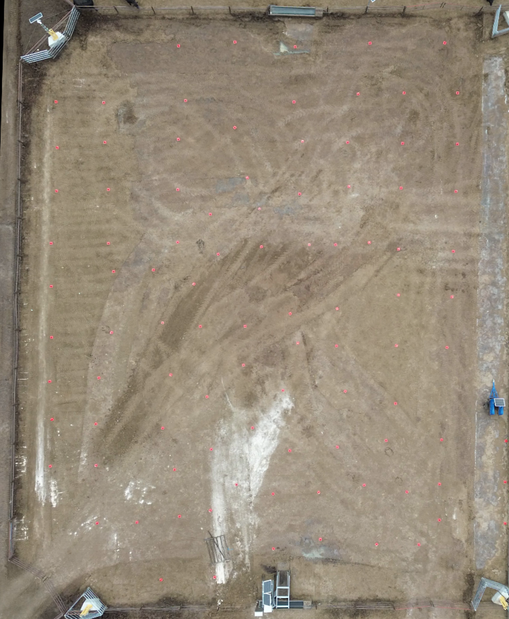
#> input picture data/drone_bev_aligned.png, 509 x 619 px, shrunk from 948 x 1153 before the run
$ python annotate_cameras.py
#> lines starting #> are read from the running program, lines starting #| are printed output that depends on the picture; after the words box and inside, x2 and y2 are one past the last pixel; in counts of white or black regions, pixels touching at a corner belong together
### lib/colmap.py
"""COLMAP and custom pose file readers.

Supported camera models (COLMAP cameras.txt):
  PINHOLE      fx fy cx cy
  RADIAL       fx fy cx cy k1 k2
  OPENCV       fx fy cx cy k1 k2 p1 p2
  FULL_OPENCV  fx fy cx cy k1 k2 p1 p2 k3 k4 k5 k6  (k3..k6 ignored)

All models are normalized to the same dict layout:
  {fx, fy, cx, cy, k1, k2, p1, p2, w, h}

For unknown models a warning is emitted and distortion is set to zero.
"""

from __future__ import annotations

import sys
from pathlib import Path
from typing import Dict, Optional


# ---------------------------------------------------------------------------
# Type aliases
# ---------------------------------------------------------------------------

Intrinsics = Dict  # {fx, fy, cx, cy, k1, k2, p1, p2, w, h}
Pose = Dict        # {name, qw, qx, qy, qz, tx, ty, tz}


# ---------------------------------------------------------------------------
# cameras.txt
# ---------------------------------------------------------------------------

# [65 lines left out: functions read_cameras_txt, _parse_camera_model, not called in this run]


# ---------------------------------------------------------------------------
# Custom poses file (camID_to_imagename.txt)
# ---------------------------------------------------------------------------

def read_poses_txt(path: str | Path) -> Dict[int, Pose]:
    """Parse a custom poses file.

    Format (one camera per line, comment lines with '#' are skipped):
        CAMERA_ID  image_name  qw qx qy qz  tx ty tz
    """
    path = Path(path)
    poses: Dict[int, Pose] = {}

    with open(path) as f:
#> (reads data/refined_poses.txt from the repository)
        for line in f:
            line = line.strip()
            if not line or line.startswith("#") or line.upper().startswith("CAMERA_ID"):
                continue
            parts = line.split()
            if len(parts) < 9:
                continue
            cam_id = int(parts[0])
            name = parts[1]
            qw, qx, qy, qz = map(float, parts[2:6])
            tx, ty, tz = map(float, parts[6:9])
            poses[cam_id] = dict(
                name=name,
                qw=qw, qx=qx, qy=qy, qz=qz,
                tx=tx, ty=ty, tz=tz,
            )

    return poses


# ---------------------------------------------------------------------------
# Merge utility
# ---------------------------------------------------------------------------

# [66 lines left out: functions build_intrinsics, write_poses_txt, not called in this run]

### lib/bev.py
"""Bird's Eye View coordinate utilities.

The BEV is an orthographic projection of the XY ground plane viewed from
above.  Y increases upward in the world but downward in image coordinates,
so images are flipped on the Y axis.

Coordinate chain from world → final aligned BEV image pixel:

  1. world (x, y)  →  ortho BEV pixel  (OrthoParams)
  2. ortho BEV px  →  rectified px      (perspective_M from corner selection)
  3. rectified px  →  final px          (optional 90° CCW rotation)

All three steps are encoded in BevTransform, which is serialisable to/from
the JSON file produced by step 3.
"""

from __future__ import annotations

import json
from dataclasses import dataclass, field
from pathlib import Path
from typing import Optional, Tuple

import numpy as np


# ---------------------------------------------------------------------------
# OrthoParams
# ---------------------------------------------------------------------------

@dataclass
class OrthoParams:
    """Parameters for the orthographic top-down (BEV) projection."""
    scale: float       # pixels per metre
    x_min: float       # world-X at left edge of image
    y_max: float       # world-Y at top edge of image  (note: larger Y = higher up)
    width: int         # image width  in pixels
    height: int        # image height in pixels

    def world_to_bev(self, x: float, y: float) -> Tuple[float, float]:
        """World (x, y) → ortho BEV pixel (px, py).  Y is flipped."""
        px = (x - self.x_min) * self.scale
        py = (self.y_max - y) * self.scale
        return px, py

    # [17 lines left out: functions bev_to_world, from_cones, not called in this run]

    def to_dict(self) -> dict:
        return dict(scale=self.scale, x_min=self.x_min, y_max=self.y_max,
                    width=self.width, height=self.height)

    @classmethod
    def from_dict(cls, d: dict) -> "OrthoParams":
        return cls(scale=d["scale"], x_min=d["x_min"], y_max=d["y_max"],
                   width=d["width"], height=d["height"])


# ---------------------------------------------------------------------------
# BevTransform — full world-to-aligned-BEV chain
# ---------------------------------------------------------------------------

@dataclass
class BevTransform:
    """Serialisable transform chain from world coordinates to aligned BEV pixels.

    Chain:
      world (x,y)
        → ortho_params.world_to_bev()
        → perspective_M @ [ox, oy, 1]  (from manual corner selection)
        → optional 90° CCW: (ax, ay) → (ay, pre_rotation_w - 1 - ax)
        → final pixel (px, py)
    """
    ortho_params: OrthoParams
    perspective_M: np.ndarray      # 3×3, ortho BEV → rectified image
    pre_rotation_size: Tuple[int, int]  # (w, h) before the 90° rotation
    rotate_ccw_90: bool
    aligned_size: Tuple[int, int]  # (w, h) of the final output image

    def world_to_aligned_bev(self, x: float, y: float) -> Tuple[float, float]:
        """Project world (x, y) to aligned BEV pixel (px, py)."""
        ox, oy = self.ortho_params.world_to_bev(x, y)
        pt = self.perspective_M @ np.array([ox, oy, 1.0])
        ax, ay = pt[0] / pt[2], pt[1] / pt[2]
        if self.rotate_ccw_90:
            pre_w = self.pre_rotation_size[0]
            return ay, pre_w - 1 - ax
        return ax, ay

    # [8 lines left out: function to_dict, not called in this run]

    @classmethod
    def from_dict(cls, d: dict) -> "BevTransform":
        return cls(
            ortho_params=OrthoParams.from_dict(d["ortho_params"]),
            perspective_M=np.array(d["perspective_M"], dtype=np.float64),
            pre_rotation_size=tuple(d["pre_rotation_size"]),
            rotate_ccw_90=bool(d["rotate_ccw_90"]),
            aligned_size=tuple(d["aligned_size"]),
        )

    def save(self, path: str | Path) -> None:
        with open(path, "w") as f:
            json.dump(self.to_dict(), f, indent=2)

    # [4 lines left out: function load, not called in this run]


# ---------------------------------------------------------------------------
# Drawing helpers
# ---------------------------------------------------------------------------

CAMERA_COLORS = [
    (255,   0,   0),  # Blue
    (  0, 255,   0),  # Green
    (  0,   0, 255),  # Red
    (255, 255,   0),  # Cyan
    (255,   0, 255),  # Magenta
    (  0, 255, 255),  # Yellow
    (128,   0, 255),  # Purple
    (  0, 128, 255),  # Orange
]


def color_for_camera(cam_id: int) -> Tuple[int, int, int]:
    """Return a deterministic BGR colour for a given camera id."""
    return CAMERA_COLORS[cam_id % len(CAMERA_COLORS)]

### lib/camera.py
"""Camera math utilities.

All functions accept / produce plain numpy arrays.  No OpenCV dependency except
for project_points (which uses cv2.projectPoints for distortion correctness).
"""

from __future__ import annotations

from typing import Dict, Tuple

import cv2
import numpy as np


Intrinsics = Dict  # {fx, fy, cx, cy, k1, k2, p1, p2, w, h}


# ---------------------------------------------------------------------------
# Rotation helpers
# ---------------------------------------------------------------------------

def quat_to_R(qw: float, qx: float, qy: float, qz: float) -> np.ndarray:
    """Quaternion (COLMAP / Hamilton convention) → 3×3 rotation matrix."""
    return np.array([
        [1 - 2*qy*qy - 2*qz*qz,  2*qx*qy - 2*qz*qw,  2*qx*qz + 2*qy*qw],
        [2*qx*qy + 2*qz*qw,      1 - 2*qx*qx - 2*qz*qz,  2*qy*qz - 2*qx*qw],
        [2*qx*qz - 2*qy*qw,      2*qy*qz + 2*qx*qw,  1 - 2*qx*qx - 2*qy*qy],
    ], dtype=np.float64)


# [93 lines left out: functions R_to_quat, make_K, make_dist, make_K_scaled, project_points, reprojection_errors, not called in this run]


# ---------------------------------------------------------------------------
# Pose utility
# ---------------------------------------------------------------------------

def camera_center(R: np.ndarray, t: np.ndarray) -> np.ndarray:
    """World-space camera centre C = -R^T t."""
    return -R.T @ t


# [19 lines left out: functions pose_from_dict, is_nearly_coplanar, not called in this run]

### annotate_cameras.py
"""Annotate camera positions on the aligned BEV image.

Reads refined_poses.txt, computes each camera's world-space centre
(C = -R^T @ t), projects it through BevTransform, and draws the
camera ID as a labelled marker.

Cameras that fall outside the drone BEV footprint (common — they sit at
the perimeter of the scene) are drawn on an expanded canvas so every
camera is visible.

Usage
-----
    python annotate_cameras.py \\
        --poses   /path/to/refined_poses.txt \\
        --bev-transform /path/to/bev_transform.json \\
        --bev     data/drone_bev_aligned.png \\
        --output  data/bev_cameras.png
"""

from __future__ import annotations

import argparse
import json
import sys
from pathlib import Path

import cv2
import numpy as np

_HERE = Path(__file__).resolve().parent
sys.path.insert(0, str(_HERE))

from lib.bev import BevTransform
from lib.camera import quat_to_R
from lib.colmap import read_poses_txt

# BGR colours — one per camera in sorted ID order
_COLOURS = [
    (57,  183, 255),   # amber
    (60,  220, 60),    # green
    (255, 100, 60),    # blue
    (80,  80,  255),   # red
    (255, 60,  200),   # magenta
    (60,  220, 220),   # yellow
    (200, 130, 60),    # teal
    (160, 60,  255),   # orange-red
]

_PADDING = 160          # pixels of dark border added around the BEV
_MARKER_R = 18          # outer ring radius
_FONT      = cv2.FONT_HERSHEY_SIMPLEX
_FONT_SCALE = 0.6
_FONT_THICKNESS = 2


def camera_centre(pose: dict) -> np.ndarray:
    """Return the 3-D world position of the camera optical centre (C = -R^T t)."""
    qw, qx, qy, qz = pose["qw"], pose["qx"], pose["qy"], pose["qz"]
    R = quat_to_R(qw, qx, qy, qz)
    t = np.array([pose["tx"], pose["ty"], pose["tz"]])
    return -R.T @ t


def main() -> None:
    parser = argparse.ArgumentParser(
        description="Annotate camera positions on the aligned BEV image.",
    )
    parser.add_argument(
        "--poses", metavar="FILE",
        default=str(_HERE.parent / "outputs" / "round2" / "refined_poses.txt"),
    )
    parser.add_argument(
        "--bev-transform", metavar="FILE",
        default=str(_HERE.parent / "outputs" / "round2" / "bev_transform.json"),
    )
    parser.add_argument(
        "--bev", metavar="FILE",
        default=str(_HERE / "data" / "drone_bev_aligned.png"),
    )
    parser.add_argument(
        "--output", metavar="FILE",
        default=str(_HERE / "data" / "bev_cameras.png"),
    )
    args = parser.parse_args()

    # ------------------------------------------------------------------
    # Load inputs
    # ------------------------------------------------------------------
    poses = read_poses_txt(args.poses)
    with open(args.bev_transform) as f:
#> (reads data/bev_transform.json from the repository)
        bev_transform = BevTransform.from_dict(json.load(f))

    bev_img = cv2.imread(args.bev)
#> bev_img is the input picture: shape (619, 509, 3); mean B, G, R 121.6, 138.3, 149.9
    if bev_img is None:
        print(f"ERROR: cannot load BEV image: {args.bev}")
        sys.exit(1)

    bev_h, bev_w = bev_img.shape[:2]
#> bev_h = 619; bev_w = 509

    # world_to_aligned_bev() returns coordinates in the pre-rotation BEV space
    # (rotate_ccw_90=True in bev_transform).  The BEV image stored in data/ has
    # been rotated 90° CW to correct the orientation, so we apply the same
    # 90° CW mapping: (x, y) → (H_pre - 1 - y, x), where H_pre is the height
    # of the image before the CW rotation = current BEV width (bev_w).
    H_pre = bev_w   # pre-rotation height = post-rotation width (1136 → 913 swap)
#> H_pre = 509

    # ------------------------------------------------------------------
    # Compute every camera's BEV pixel position
    # ------------------------------------------------------------------
    cam_pixels: dict[int, tuple[int, int]] = {}
    for cam_id, pose in sorted(poses.items()):
        C = camera_centre(pose)
        bx_pre, by_pre = bev_transform.world_to_aligned_bev(C[0], C[1])
        # Apply 90° CW correction
        bx = H_pre - 1 - by_pre
        by = bx_pre
        cam_pixels[cam_id] = (int(round(bx)), int(round(by)))
        print(f"  Camera {cam_id}: world ({C[0]:.2f}, {C[1]:.2f}) "
              f"→ BEV ({cam_pixels[cam_id][0]}, {cam_pixels[cam_id][1]})")

    # ------------------------------------------------------------------
    # Compute how much border to add so all cameras fit
    # ------------------------------------------------------------------
    all_x = [px for px, py in cam_pixels.values()]
    all_y = [py for px, py in cam_pixels.values()]

    pad_left  = max(_PADDING, _PADDING - min(all_x))
#> pad_left = 933
    pad_top   = max(_PADDING, _PADDING - min(all_y))
#> pad_top = 160
    pad_right = max(_PADDING, max(all_x) - bev_w  + _PADDING)
#> pad_right = 161
    pad_bot   = max(_PADDING, max(all_y) - bev_h + _PADDING)
#> pad_bot = 749

    canvas_w = bev_w + pad_left + pad_right
#> canvas_w = 1603
    canvas_h = bev_h + pad_top  + pad_bot
#> canvas_h = 1528

    # Dark background with slight texture
    canvas = np.full((canvas_h, canvas_w, 3), 30, dtype=np.uint8)

    # Paste BEV into canvas
    canvas[pad_top:pad_top + bev_h, pad_left:pad_left + bev_w] = bev_img
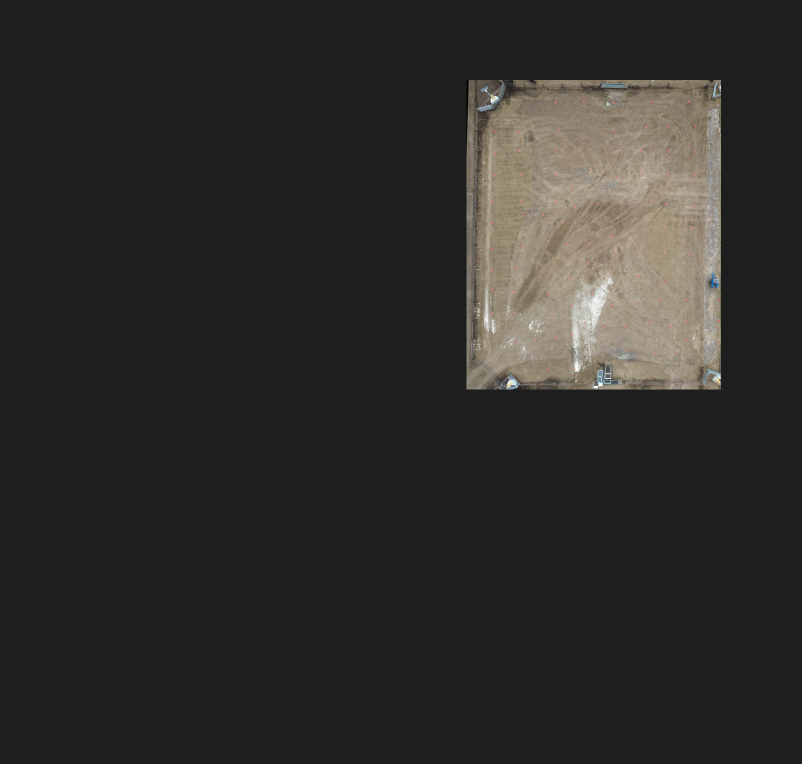
#> canvas: shape (1528, 1603, 3) (shown at 1/2 size); mean B, G, R 41.8, 43.9, 45.4

    # Light border around BEV footprint
    cv2.rectangle(canvas,
                  (pad_left - 1, pad_top - 1),
                  (pad_left + bev_w, pad_top + bev_h),
                  (80, 80, 80), 1)
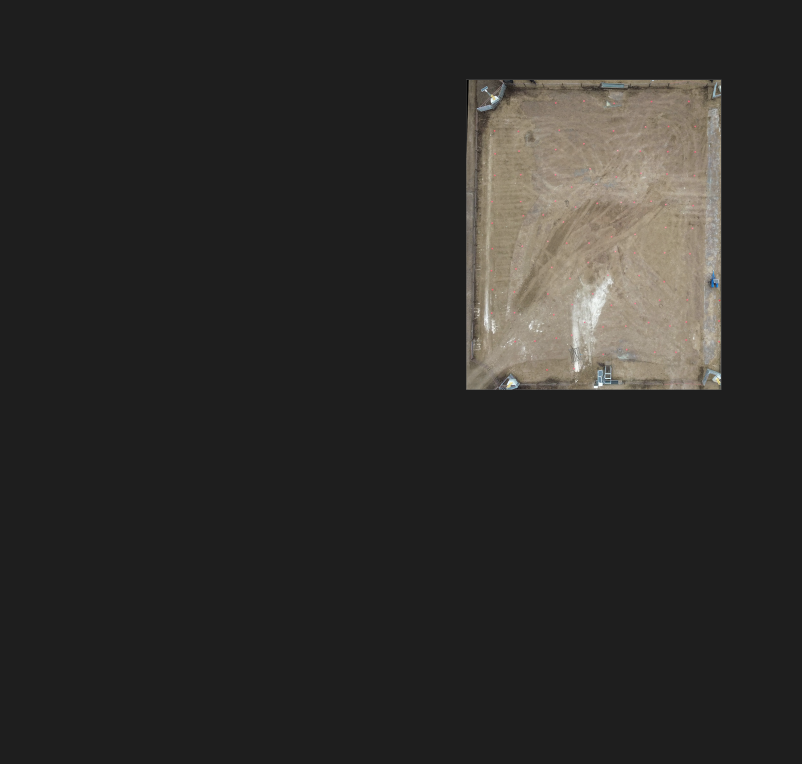
#> canvas: shape (1528, 1603, 3) (shown at 1/2 size); 0.09% of pixels changed, all inside (x1, y1, x2, y2) = (932, 159, 1443, 780)

    # ------------------------------------------------------------------
    # Draw each camera
    # ------------------------------------------------------------------
    for i, (cam_id, (bx, by)) in enumerate(sorted(cam_pixels.items())):
        cx = bx + pad_left
        cy = by + pad_top
        colour = _COLOURS[i % len(_COLOURS)]
        label  = str(cam_id)

        # If camera is outside the BEV region, draw a dashed leader line
        # from the nearest BEV border to the marker
        bx_clamped = max(0, min(bev_w - 1, bx))
        by_clamped = max(0, min(bev_h - 1, by))
        outside = (bx != bx_clamped) or (by != by_clamped)

        if outside:
            # Leader line from clamped border point to marker
            border_cx = bx_clamped + pad_left
            border_cy = by_clamped + pad_top
            _draw_dashed_line(canvas, (border_cx, border_cy), (cx, cy), colour, 1, 10)

        # Marker: dark filled disc + coloured ring + inner dot
        cv2.circle(canvas, (cx, cy), _MARKER_R + 2, (20, 20, 20), -1)
        cv2.circle(canvas, (cx, cy), _MARKER_R,     colour,       2)
        cv2.circle(canvas, (cx, cy), 5,              colour,       -1)

        # Label centred above marker
        (tw, th), _ = cv2.getTextSize(label, _FONT, _FONT_SCALE, _FONT_THICKNESS)
        tx = cx - tw // 2
        ty = cy - _MARKER_R - 8
        # Shadow
        cv2.putText(canvas, label, (tx + 1, ty + 1),
                    _FONT, _FONT_SCALE, (10, 10, 10), _FONT_THICKNESS + 1, cv2.LINE_AA)
        # Text
        cv2.putText(canvas, label, (tx, ty),
                    _FONT, _FONT_SCALE, colour, _FONT_THICKNESS, cv2.LINE_AA)
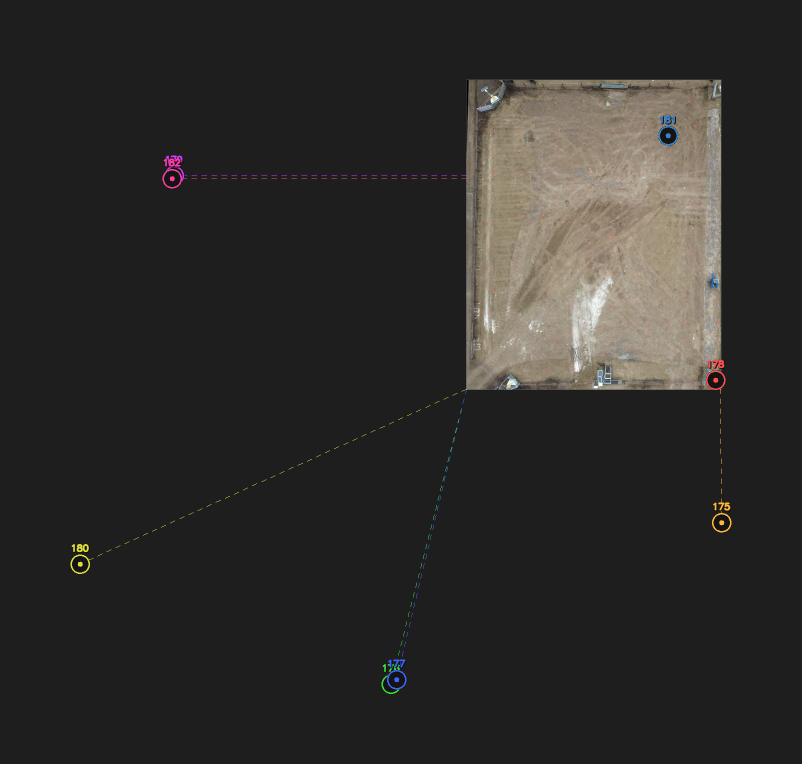
#> canvas: shape (1528, 1603, 3) (shown at 1/2 size); 0.57% of pixels changed, all inside (x1, y1, x2, y2) = (140, 230, 1464, 1389)

    # ------------------------------------------------------------------
    # Save
    # ------------------------------------------------------------------
    out_path = Path(args.output)
    out_path.parent.mkdir(parents=True, exist_ok=True)
    cv2.imwrite(str(out_path), canvas)
    print(f"\nSaved → {out_path}  ({canvas_w} × {canvas_h} px)")
#| Saved → data/bev_cameras.png  (1603 × 1528 px)


def _draw_dashed_line(
    img: np.ndarray,
    pt1: tuple[int, int],
    pt2: tuple[int, int],
    colour: tuple,
    thickness: int = 1,
    dash_len: int = 10,
) -> None:
    """Draw a dashed line between pt1 and pt2."""
    x1, y1 = pt1
    x2, y2 = pt2
    dist = float(np.hypot(x2 - x1, y2 - y1))
    if dist < 1:
        return
    dx, dy = (x2 - x1) / dist, (y2 - y1) / dist
    t = 0.0
    draw = True
    while t < dist:
        t_end = min(t + dash_len, dist)
        if draw:
            p1 = (int(x1 + dx * t), int(y1 + dy * t))
            p2 = (int(x1 + dx * t_end), int(y1 + dy * t_end))
            cv2.line(img, p1, p2, colour, thickness)
        t = t_end
        draw = not draw


if __name__ == "__main__":
    main()
